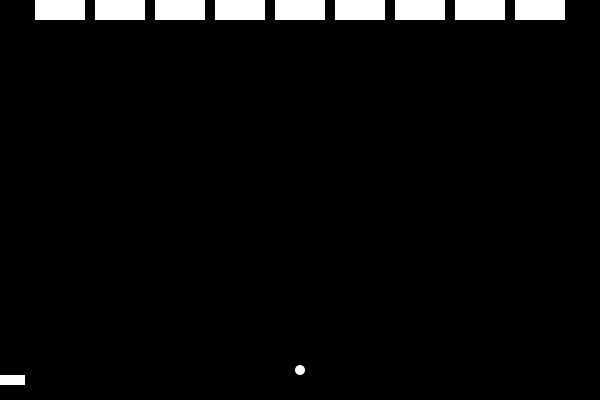
Frame 1 (no input)
Frame 60 (the mouse pressed at the canvas centre just before this capture): identical to frame 1, image omitted
Frame 120 (the mouse held since frame 60 and released just before this capture): identical to frame 1, image omitted

The Processing sketch that drew this single still picture (run headless with seeded random() and noise(); from frame 60 on, the mouse is pressed at the canvas centre):

// Processing sketch: Paddle_Game_v02
// ── Paddle_Game_v02.pde
float ballX;
float ballY;
float ballSize = 10;
float paddlePos;
float paddleY;
float directX = random(1, 2);
float directY = random(1, 2);
float paddleLevel;
float paddleW = 50;
float paddleH = 10;
float brickW = 50;
float bickH = 20;
float brickLevel = 10;

void setup() {
  size(600, 400);
  //fullScreen();
  frameRate(50);
  smooth();

  float paddlePos = width/2;
}

void draw() {
  background(0, 0, 0);
  fill(255, 255, 255);
  rectMode(CENTER);
  noStroke();

  float paddleLevel = height-20;    // variable to set the level of the paddle
  float ballX = width/2;
  float ballY = paddleLevel-paddleH;

  rect(width/10*1, brickLevel, brickW, bickH);          // die Bricks
  rect(width/10*2, brickLevel, brickW, bickH);          // die Bricks
  rect(width/10*3, brickLevel, brickW, bickH);          // die Bricks
  rect(width/10*4, brickLevel, brickW, bickH);          // die Bricks
  rect(width/10*5, brickLevel, brickW, bickH);          // die Bricks
  rect(width/10*6, brickLevel, brickW, bickH);          // die Bricks
  rect(width/10*7, brickLevel, brickW, bickH);          // die Bricks
  rect(width/10*8, brickLevel, brickW, bickH);          // die Bricks
  rect(width/10*9, brickLevel, brickW, bickH);          // die Bricks

  rect(paddlePos, paddleLevel, paddleW, paddleH);    // das Paddle

  ellipse(ballX, ballY, ballSize, ballSize);         // der Ball
}

void keyPressed() {
  if (keyPressed) {
    if (keyCode == LEFT) {
      paddlePos = paddlePos-50;
    } else if (keyCode == RIGHT) {
      paddlePos = paddlePos+50;
    }
  }
}
